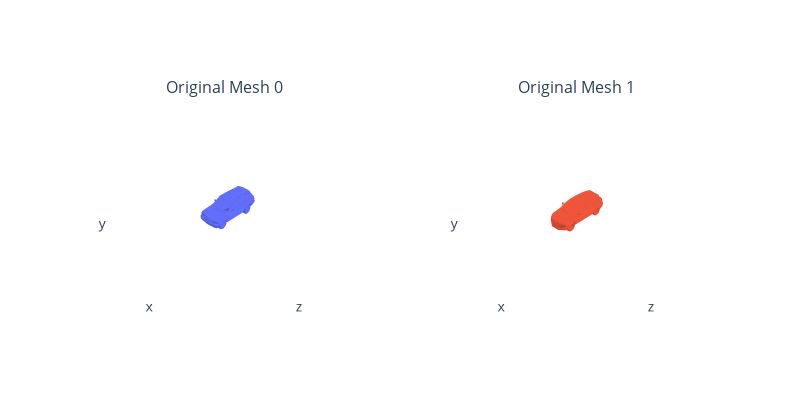
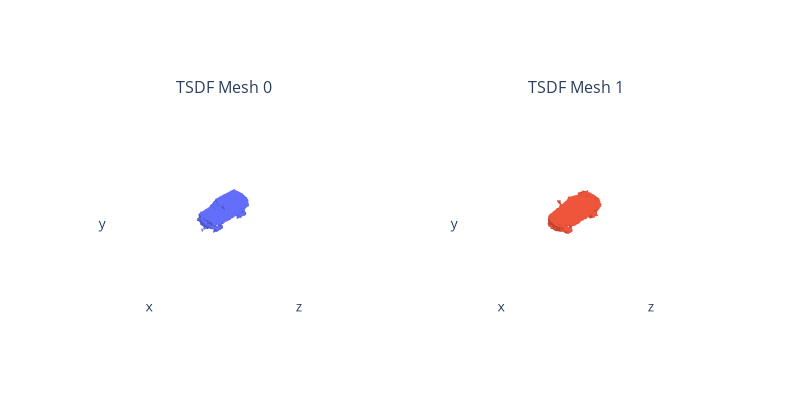

Notebook code for these charts, in order:
### Code cell
print(orig_mesh.__len__())
print("显示原始模型...")
visualize_meshes(orig_mesh, "Original Mesh")
print("显示体素模型...")
tsdf_meshes = tsdf2meshes(tsdf_grid, antisotropic_res / bbox)
visualize_meshes(tsdf_meshes, "TSDF Mesh")

### Figure 1 — Plotly figure (JSON) as saved in the notebook; plotly's stock layout.template omitted (floating-point values rounded to 4 significant figures; data arrays with more than 128 entries replaced by an {"elided": "..."} marker saying what was removed)
{"data": [{"i": {"elided": "4937 int values"}, "j": {"elided": "4937 int values"}, "k": {"elided": "4937 int values"}, "lighting": {"ambient": 0.8, "diffuse": 1, "facenormalsepsilon": 1e-06, "fresnel": 0, "roughness": 0.5, "specular": 0, "vertexnormalsepsilon": 1e-12}, "name": "mesh", "scene": "scene", "type": "mesh3d", "x": {"elided": "4294 float values"}, "y": {"elided": "4294 float values"}, "z": {"elided": "4294 float values"}}, {"i": {"elided": "4992 int values"}, "j": {"elided": "4992 int values"}, "k": {"elided": "4992 int values"}, "lighting": {"ambient": 0.8, "diffuse": 1, "facenormalsepsilon": 1e-06, "fresnel": 0, "roughness": 0.5, "specular": 0, "vertexnormalsepsilon": 1e-12}, "name": "mesh", "scene": "scene2", "type": "mesh3d", "x": {"elided": "4120 float values"}, "y": {"elided": "4120 float values"}, "z": {"elided": "4120 float values"}}], "layout": {"annotations": [{"font": {"size": 16}, "showarrow": false, "text": "Original Mesh 0", "x": 0.225, "xanchor": "center", "xref": "paper", "y": 1, "yanchor": "bottom", "yref": "paper"}, {"font": {"size": 16}, "showarrow": false, "text": "Original Mesh 1", "x": 0.775, "xanchor": "center", "xref": "paper", "y": 1, "yanchor": "bottom", "yref": "paper"}], "height": 400, "scene": {"aspectmode": "cube", "camera": {"up": {"x": 0, "y": 1, "z": 0}}, "domain": {"x": [0, 0.45], "y": [0, 1]}, "xaxis": {"backgroundcolor": "#fff", "range": [-4.808, 4.81], "showaxeslabels": false, "showgrid": false, "showline": false, "showticklabels": false, "ticks": "", "zeroline": false}, "yaxis": {"backgroundcolor": "#fff", "range": [-4.97, 4.648], "showaxeslabels": false, "showgrid": false, "showline": false, "showticklabels": false, "ticks": "", "zeroline": false}, "zaxis": {"backgroundcolor": "#fff", "range": [-4.281, 5.337], "showaxeslabels": false, "showgrid": false, "showline": false, "showticklabels": false, "ticks": "", "zeroline": false}}, "scene2": {"aspectmode": "cube", "camera": {"up": {"x": 0, "y": 1, "z": 0}}, "domain": {"x": [0.55, 1], "y": [0, 1]}, "xaxis": {"backgroundcolor": "#fff", "range": [-5.285, 5.284], "showaxeslabels": false, "showgrid": false, "showline": false, "showticklabels": false, "ticks": "", "zeroline": false}, "yaxis": {"backgroundcolor": "#fff", "range": [-5.315, 5.254], "showaxeslabels": false, "showgrid": false, "showline": false, "showticklabels": false, "ticks": "", "zeroline": false}, "zaxis": {"backgroundcolor": "#fff", "range": [-5.13, 5.439], "showaxeslabels": false, "showgrid": false, "showline": false, "showticklabels": false, "ticks": "", "zeroline": false}}, "width": 800}}

### Figure 2 — Plotly figure (JSON) as saved in the notebook; plotly's stock layout.template omitted (floating-point values rounded to 4 significant figures; data arrays with more than 128 entries replaced by an {"elided": "..."} marker saying what was removed)
{"data": [{"i": {"elided": "9448 int values"}, "j": {"elided": "9448 int values"}, "k": {"elided": "9448 int values"}, "lighting": {"ambient": 0.8, "diffuse": 1, "facenormalsepsilon": 1e-06, "fresnel": 0, "roughness": 0.5, "specular": 0, "vertexnormalsepsilon": 1e-12}, "name": "mesh", "scene": "scene", "type": "mesh3d", "x": {"elided": "4768 float values"}, "y": {"elided": "4768 float values"}, "z": {"elided": "4768 float values"}}, {"i": {"elided": "14676 int values"}, "j": {"elided": "14676 int values"}, "k": {"elided": "14676 int values"}, "lighting": {"ambient": 0.8, "diffuse": 1, "facenormalsepsilon": 1e-06, "fresnel": 0, "roughness": 0.5, "specular": 0, "vertexnormalsepsilon": 1e-12}, "name": "mesh", "scene": "scene2", "type": "mesh3d", "x": {"elided": "7411 float values"}, "y": {"elided": "7411 float values"}, "z": {"elided": "7411 float values"}}], "layout": {"annotations": [{"font": {"size": 16}, "showarrow": false, "text": "TSDF Mesh 0", "x": 0.225, "xanchor": "center", "xref": "paper", "y": 1, "yanchor": "bottom", "yref": "paper"}, {"font": {"size": 16}, "showarrow": false, "text": "TSDF Mesh 1", "x": 0.775, "xanchor": "center", "xref": "paper", "y": 1, "yanchor": "bottom", "yref": "paper"}], "height": 400, "scene": {"aspectmode": "cube", "camera": {"up": {"x": 0, "y": 1, "z": 0}}, "domain": {"x": [0, 0.45], "y": [0, 1]}, "xaxis": {"backgroundcolor": "#fff", "range": [-201.4, 313.3], "showaxeslabels": false, "showgrid": false, "showline": false, "showticklabels": false, "ticks": "", "zeroline": false}, "yaxis": {"backgroundcolor": "#fff", "range": [-217.4, 297.2], "showaxeslabels": false, "showgrid": false, "showline": false, "showticklabels": false, "ticks": "", "zeroline": false}, "zaxis": {"backgroundcolor": "#fff", "range": [-125.4, 389.3], "showaxeslabels": false, "showgrid": false, "showline": false, "showticklabels": false, "ticks": "", "zeroline": false}}, "scene2": {"aspectmode": "cube", "camera": {"up": {"x": 0, "y": 1, "z": 0}}, "domain": {"x": [0.55, 1], "y": [0, 1]}, "xaxis": {"backgroundcolor": "#fff", "range": [-205.6, 315.9], "showaxeslabels": false, "showgrid": false, "showline": false, "showticklabels": false, "ticks": "", "zeroline": false}, "yaxis": {"backgroundcolor": "#fff", "range": [-217.0, 304.5], "showaxeslabels": false, "showgrid": false, "showline": false, "showticklabels": false, "ticks": "", "zeroline": false}, "zaxis": {"backgroundcolor": "#fff", "range": [-138.7, 382.8], "showaxeslabels": false, "showgrid": false, "showline": false, "showticklabels": false, "ticks": "", "zeroline": false}}, "width": 800}}
